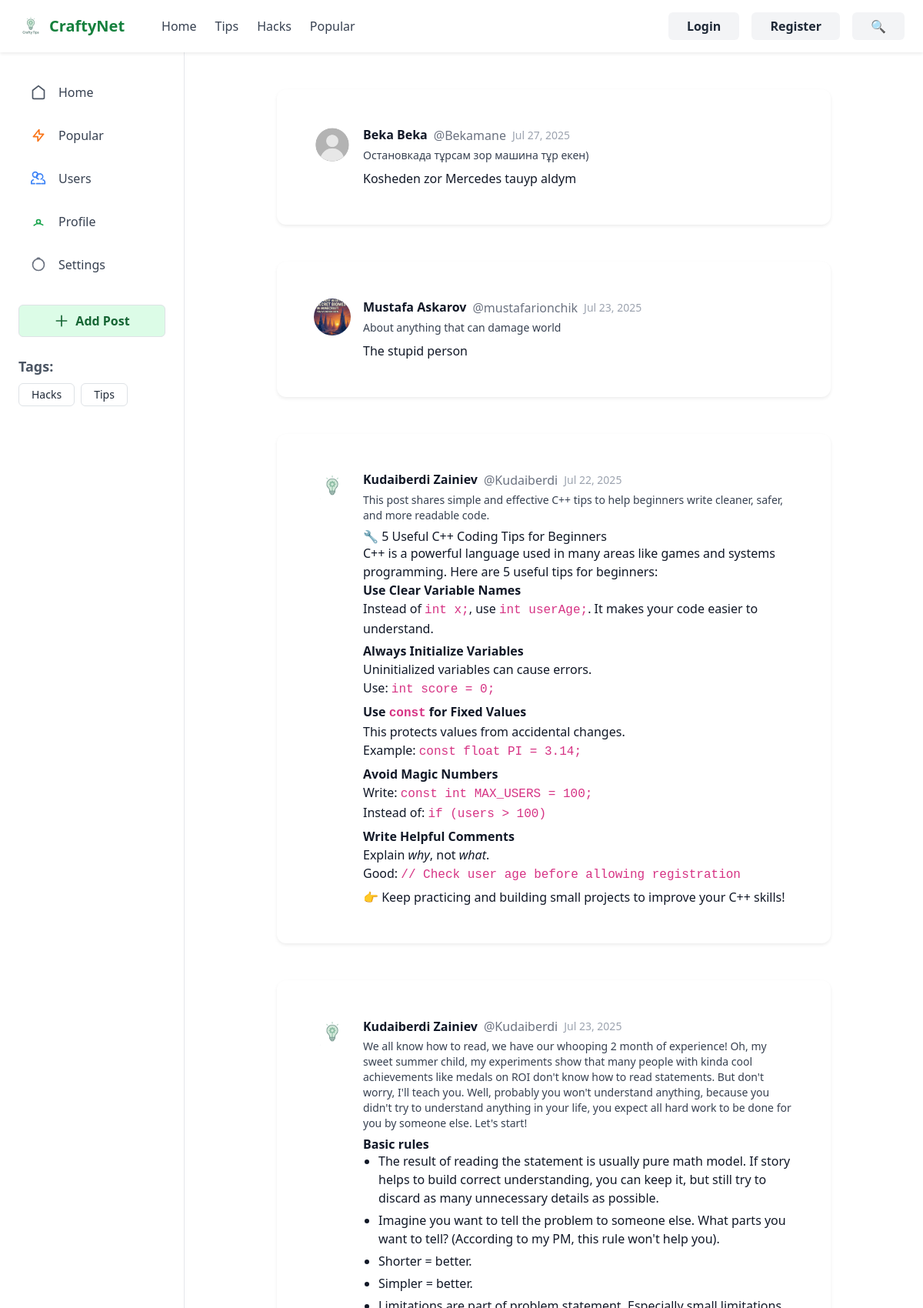
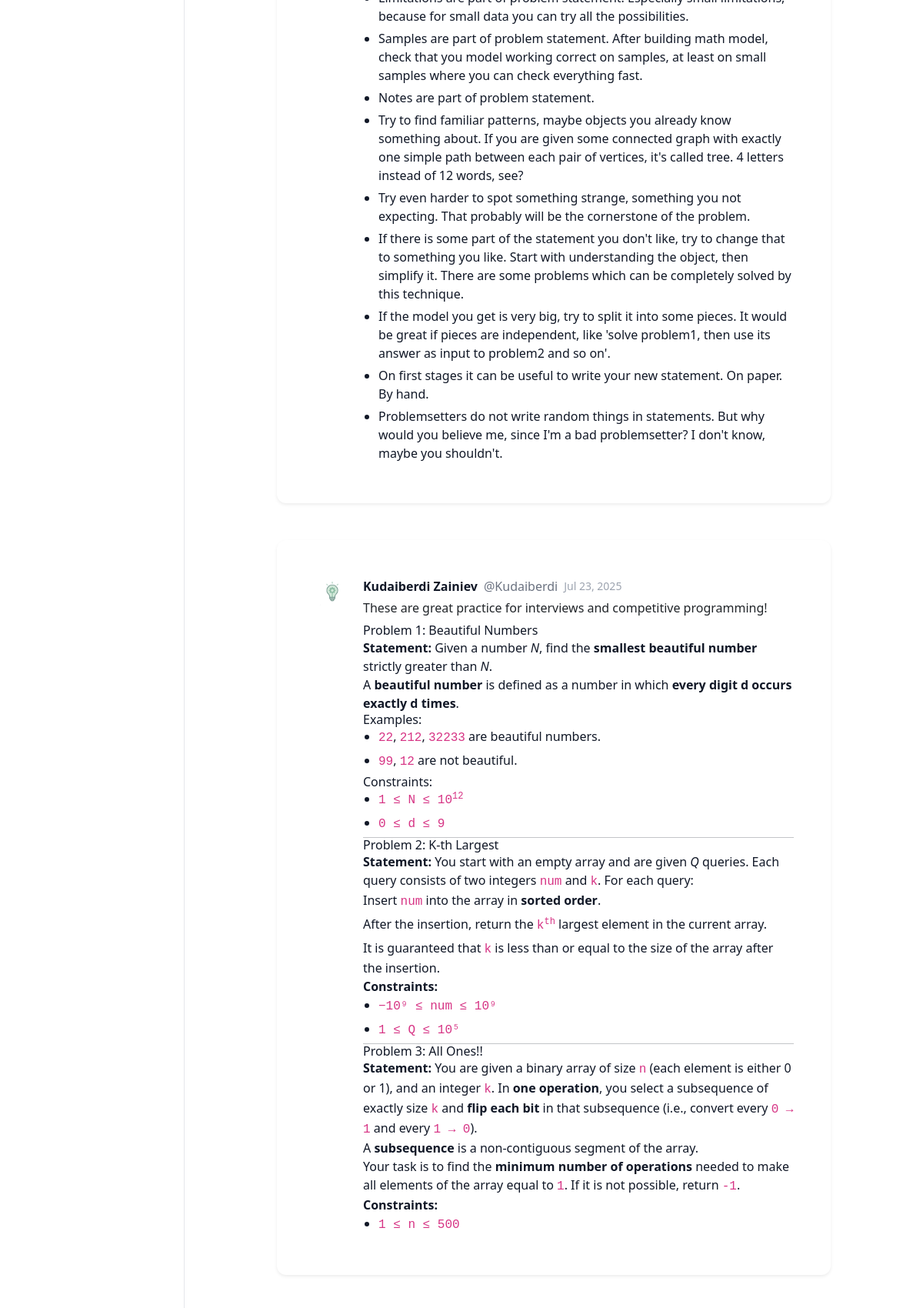
The page / (upper part) on the database its author committed (2 pictures, top to bottom).
### homee/models.py (models this page shows, shortened)
class TagPost(models.Model):
    tag = models.CharField(max_length=255, db_index=True)
    slug = models.SlugField(max_length=255, unique=True, db_index=True)
    def get_absolute_url(self):
        return reverse('tag', kwargs={'tag_slug': self.slug})
    class Meta:
        verbose_name = "Tag"
        verbose_name_plural = "Tags"

class Home(models.Model):
    class Status(models.IntegerChoices):
        DRAFT = 0, 'Drafts'
        PUBLISHED = 1, 'Published'
    time = models.DateTimeField(auto_now_add=True)
    time_update = models.DateTimeField(auto_now=True)
    slug = models.SlugField(max_length=255, unique=True, db_index=True, blank=True)
    title = models.CharField(max_length=255)
    photo = models.ImageField(upload_to="static/photos/%Y/%m/%d", default=None, blank=True, null=True, verbose_name='Image')
    status = models.CharField(max_length=255)
    likes = models.ManyToManyField(get_user_model(), related_name='liked_posts', blank=True)
    about = models.TextField(blank=True)
    post = models.TextField(blank=True)
    is_published = models.BooleanField(choices=tuple(map(lambda x: (bool(x[0]), x[1]) ,Status.choices)),
                                       default=Status.DRAFT)
    cat = models.ForeignKey('Categories', on_delete=models.PROTECT, related_name='posts')
    tags = models.ManyToManyField('TagPost', blank=True, related_name='tags')
    tags2 = models.ManyToManyField('TagPost2', blank=True, related_name='posts2')
    author = models.ForeignKey(get_user_model(), on_delete=models.SET_NULL, related_name='author', null=True, default=None)
    objects = models.Manager()
    published = PublishedManager()
    class Meta:
        verbose_name = "Content"
        ordering = ["-time_update"]
        indexes = [
            models.Index(fields=ordering)
        ]

### logr/models.py (models this page shows)
class User(AbstractUser):
    photo = models.ImageField(upload_to='static/users/%Y/%m/%d/', blank=True, null=True, verbose_name='Photo')

### homee/views.py (the view)
# urls.py: path('', HomePage.as_view(), name="home"),
class HomePage(DataMixin, ListView):
    model=get_user_model()
    template_name = "index.html"
    context_object_name = 'post'
    title_page = "Latest Tips & Hacks"
    def get_queryset(self):
        return Home.published.all().order_by('-time_update').select_related('cat')

### homee/models.py (called while the page is built)
    def get_queryset(self):
        return super().get_queryset().filter(is_published=Home.Status.PUBLISHED)

### homee/templatetags/custom_filters.py (called while the page is built)
@register.inclusion_tag('list_tags.html')
def get_all_tags():
    return {'tags': TagPost.objects.annotate(total=Count("tags")).filter(total__gt=0)}

### homee/templates/index.html
{% extends 'base.html' %}
{% load custom_filters %}
{% load static %}
{% block content %}
    <main class="max-w-3xl mx-auto p-6">
        {% if not post %}
            <p class="mb-4" style="color:rgb(99, 97, 97);"> There are currently no posts.</p>
        {% else %}
            <section class="flex flex-col space-y-6">
                {% for d in post %}
                    <a href="{% url 'post' d.id %}"><article class="bg-white rounded-xl shadow-sm hover:shadow-md transition p-5 mb-8">
                        <div class="flex space-x-4">
                            {% if d.author.photo %}
                                <img class="w-12 h-12 rounded-full object-cover" src="{{ d.author.photo.url }}" alt="{{ d.author.username }}'s avatar">
                            {% else %}
                                <img class="w-12 h-12 rounded-full object-cover" src="{% static '/users/default.png' %}" alt="Default avatar">
                            {% endif %}
                            <div class="flex-1">
                                <header class="flex items-center space-x-2">
                                    <h2 class="font-semibold text-gray-900"> {{d.author.first_name}} {{d.author.last_name}} </h2>
                                    <a href="{% url 'users:user_profile' d.author.id %}"><span class="text-gray-500"> @{{d.author.username}} </span></a>
                                    <time class="text-gray-400 text-sm ml-auto">{{ d.time|date:"M d, Y" }}</time>
                                </header>
                                    {% if d.about %}
                                    <p class="mt-1 text-gray-700 text-sm">{{ d.about|safe }}</p>
                                {% endif %}
                                <div class="mt-2 text-gray-900 text-base">
                                    {{ d.post|safe }}
                                </div>
                            </div>
                        </div>
                    </article></a>
                {% endfor %}
            </section>
        {% endif %}
    </main>
{% endblock %}

### homee/templates/list_tags.html
{% if tags %}
    <div class="mt-4">
        <h3 class="text-lg font-semibold mb-2 text-gray-600">Tags:</h3>
        <div class="flex flex-wrap gap-2">
            {% for i in tags %}
                <a href="{{ i.get_absolute_url }}"
                   class="px-3 py-1 text-sm text-gray-800 border border-gray-400 rounded hover:bg-gray-200 transition">
                    {{ i.tag }}
                </a>
            {% endfor %}
        </div>
    </div>
{% endif %}

### templates/base.html (style rules this page uses)
ul { list-style: disc !important; padding-left: 20px !important; }
li { margin-bottom: 5px; }

### rows shown on the page
TagPost: tag "Hacks"
TagPost: tag "Tips"
Home: author.first_name "Beka", author.last_name "Beka", author.username "Bekamane", time "Jul 27, 2025", about "Остановкада тұрсам зор машина тұр екен)", post "Kosheden zor Mercedes tauyp aldym"
Home: author.photo (picture), author.first_name "Mustafa", author.last_name "Askarov", author.username "mustafarionchik", time "Jul 23, 2025", about "About anything that can damage world", post "The stupid person"
Home: author.photo (picture), author.first_name "Kudaiberdi", author.last_name "Zainiev", author.username "Kudaiberdi", time "Jul 22, 2025", about "This post shares simple and effective C++ tips to help beginners write cleaner, safer, and more readable code.", post "🔧 5 Useful C++ Coding Tips for Beginners C++ is a powerful language used in many areas like games and systems programming. Here are 5 useful tips for beginners: Use Clear Variable Names Instead of int x; , use int userAge; . It makes your code easier to understand. Always Initialize Variables Uninitialized variables can cause errors. Use: int score = 0; Use const for Fixed Values This protects values from accidental changes. Example: const float PI = 3.14; Avoid Magic Numbers Write: const int MAX_USERS = 100; Instead of: if (users > 100) Write Helpful Comments Explain why , not what . Good: // Check user age before allowing registration 👉 Keep practicing and building small projects to…"
Home: author.photo (picture), author.first_name "Kudaiberdi", author.last_name "Zainiev", author.username "Kudaiberdi", time "Jul 23, 2025", about "We all know how to read, we have our whooping 2 month of experience! Oh, my sweet summer child, my experiments show that many people with kinda cool achievements like medals on ROI don't know how to read statements. But don't worry, I'll teach you. Well, probably you won't understand anything, because you didn't try to understand anything in your life, you expect all hard work to be done for you by someone else. Let's start!", post "Basic rules The result of reading the statement is usually pure math model. If story helps to build correct understanding, you can keep it, but still try to discard as many unnecessary details as possible. Imagine you want to tell the problem to someone else. What parts you want to tell? (According to my PM, this rule won't help you). Shorter = better. Simpler = better. Limitations are part of problem statement. Especially small limitations, because for small data you can try all the possibilities. Samples are part of problem statement. After building math model, check that you model working correct on samples, at least on small samples where you can check everything fast. Notes are part of…"
Home: author.photo (picture), author.first_name "Kudaiberdi", author.last_name "Zainiev", author.username "Kudaiberdi", time "Jul 23, 2025", about "These are great practice for interviews and competitive programming!", post "Problem 1: Beautiful Numbers Statement: Given a number N , find the smallest beautiful number strictly greater than N . A beautiful number is defined as a number in which every digit d occurs exactly d times . Examples: 22 , 212 , 32233 are beautiful numbers. 99 , 12 are not beautiful. Constraints: 1 ≤ N ≤ 10 12 0 ≤ d ≤ 9 Problem 2: K-th Largest Statement: You start with an empty array and are given Q queries. Each query consists of two integers num and k . For each query: Insert num into the array in sorted order . After the insertion, return the k th largest element in the current array. It is guaranteed that k is less than or equal to the size of the array after the insertion.…"
